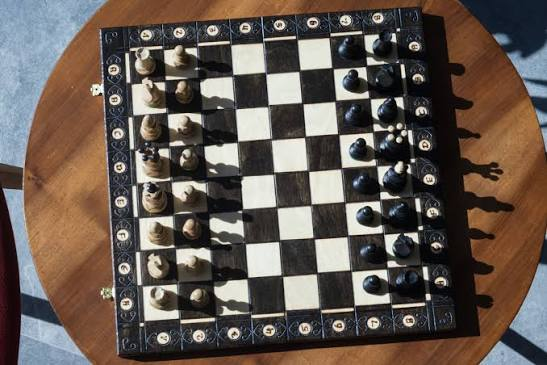
#> input picture tablero.jpg, 547 x 365 px
$ python -i vision.py   (imports and definitions only)
#> lines starting #> are read from the running program, lines starting #| are printed output that depends on the picture
#> further down, picture is the input picture: shape (365, 547, 3); mean B, G, R 81.2, 89.2, 100.9

import json
import cv2
import numpy as np
import chess


# =========================
# CONFIGURACIÓN
# =========================

CELL = 80  # píxeles por casilla en la vista cenital

# Filtros disponibles:
# "ninguno", "clahe", "enfoque", "combinado"
FILTRO_DETECCION = "clahe"

# CLAHE
CLAHE_CLIP_LIMIT = 1.8
CLAHE_GRID_SIZE = (8, 8)

# Enfoque
ENFOQUE_SIGMA = 1.2
ENFOQUE_AMOUNT = 0.5

# Reducir ruido sin eliminar demasiado detalle
KERNEL_BLUR = (5, 5)


class VisionTablero:
    def __init__(self, ruta="calibracion.json"):
#> called with ruta = 'calibracion.json'
        with open(ruta, encoding="utf-8") as f:
#> (reads calibracion.json from the repository)
            cal = json.load(f)

        self.H = np.array(cal["H"], dtype=np.float64)
        self.rot = cal["rotacion"]
        self.M = self._matriz_warp()

        # Snapshot previo a la jugada humana
        self.antes = None

        # Preprocesamiento configurable
        self.filtro = FILTRO_DETECCION

        # Crear CLAHE una sola vez
        self.clahe = cv2.createCLAHE(
            clipLimit=CLAHE_CLIP_LIMIT,
            tileGridSize=CLAHE_GRID_SIZE,
        )

    # =========================
    # PREPROCESAMIENTO
    # =========================

    def filtrar(self, frame):
        """
        Aplica el filtro elegido antes de analizar la imagen.
        Devuelve una imagen BGR del mismo tamaño.
        """

        if self.filtro == "ninguno":
            return frame.copy()

        if self.filtro == "enfoque":
            blur = cv2.GaussianBlur(
                frame, (0, 0), ENFOQUE_SIGMA
            )
            return cv2.addWeighted(
                frame,
                1.0 + ENFOQUE_AMOUNT,
                blur,
                -ENFOQUE_AMOUNT,
                0,
            )

        if self.filtro in ("clahe", "combinado"):
            # Mejorar luminosidad sin modificar directamente
            # los canales de color.
            lab = cv2.cvtColor(frame, cv2.COLOR_BGR2LAB)
#> lab: shape (365, 547, 3); mean of channels 0, 1, 2 95.7, 132.3, 134.7
            l, a, b = cv2.split(lab)
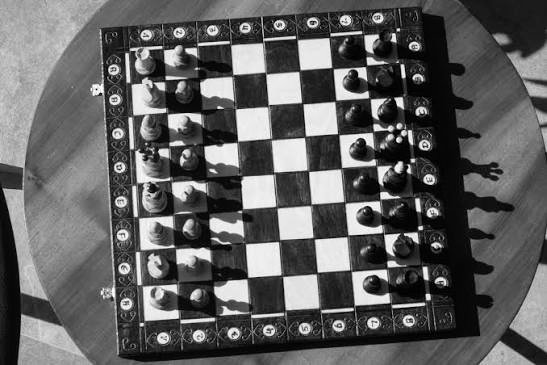
#> l: shape (365, 547); min 0, max 255, mean 95.7
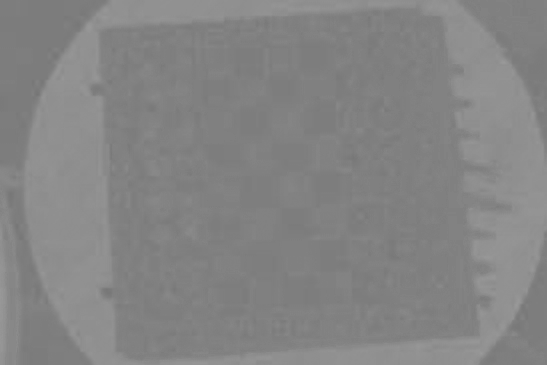
#> a: shape (365, 547); min 117, max 154, mean 132.3

            l = self.clahe.apply(l)
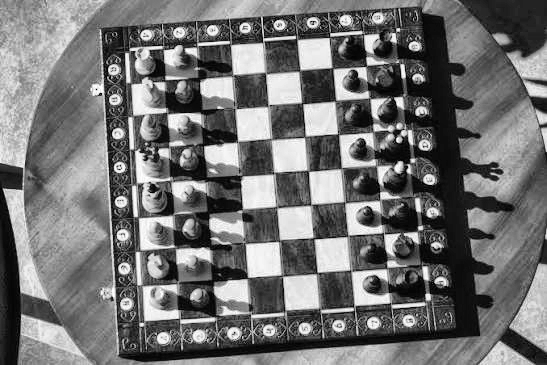
#> l: shape (365, 547); min 0, max 255, mean 114.4

            imagen = cv2.cvtColor(
                cv2.merge((l, a, b)),
                cv2.COLOR_LAB2BGR,
            )
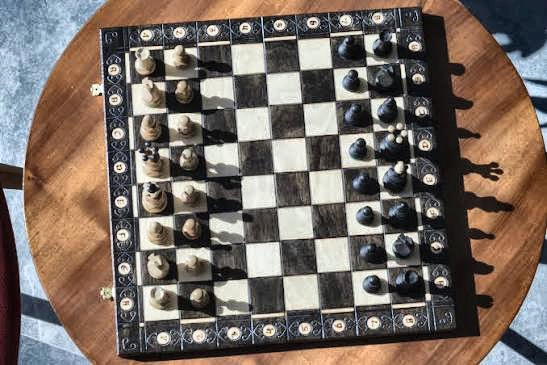
#> imagen: shape (365, 547, 3); mean B, G, R 98.6, 107.1, 119.5

            if self.filtro == "clahe":
                return imagen

            blur = cv2.GaussianBlur(
                imagen, (0, 0), ENFOQUE_SIGMA
            )
            return cv2.addWeighted(
                imagen,
                1.0 + ENFOQUE_AMOUNT,
                blur,
                -ENFOQUE_AMOUNT,
                0,
            )

        raise ValueError(
            f"Filtro desconocido: {self.filtro}"
        )

    # [37 lines left out: functions configurar_filtro, _rotar, not called in this run]

    def _matriz_warp(self):
        # Coordenadas de destino (vista cenital) ->
        # coordenadas del tablero sin rotar -> cámara.
        R = np.array(
            [
                [0, -1, 8],
                [1,  0, 0],
                [0,  0, 1],
            ],
            dtype=np.float64,
        )

        Rk = np.linalg.matrix_power(R, self.rot % 4)

        escala = np.diag([
            1.0 / CELL,
            1.0 / CELL,
            1.0,
        ])

        return self.H @ Rk @ escala

    # [19 lines left out: function poligono, not called in this run]

    def centro(self, sq):
        """Centro de una casilla en coordenadas de cámara."""
        return self.poligono(sq).mean(axis=0)

    # =========================
    # DIBUJO
    # =========================

    # [23 lines left out: function pintar, not called in this run]

    # =========================
    # VISTA CENITAL
    # =========================

    def _vista(self, frame):
        # Filtrar antes de corregir la perspectiva.
        imagen = self.filtrar(frame)

        gris = cv2.cvtColor(
            imagen, cv2.COLOR_BGR2GRAY
        )

        cenital = cv2.warpPerspective(
            gris,
            self.M,
            (8 * CELL, 8 * CELL),
            flags=(
                cv2.WARP_INVERSE_MAP
                | cv2.INTER_LINEAR
            ),
        )
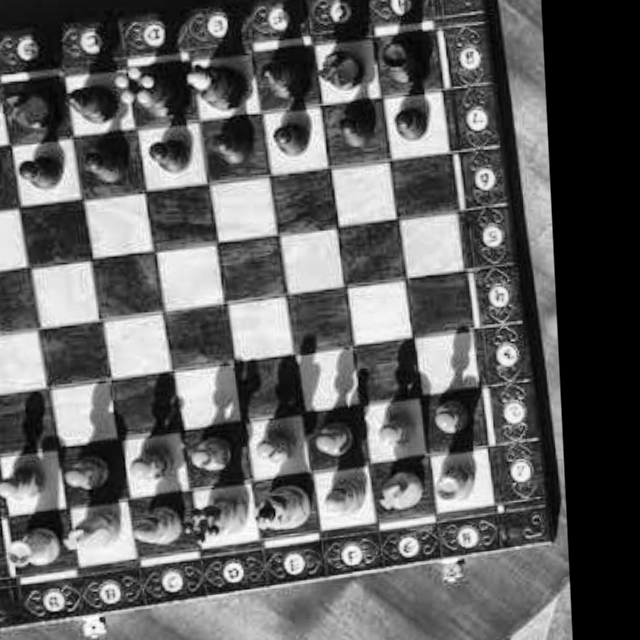
#> cenital: shape (640, 640); min 0, max 255, mean 97.2

        return cv2.GaussianBlur(
            cenital, KERNEL_BLUR, 0
        )

    # =========================
    # COMPARACIÓN DE CASILLAS
    # =========================

    def guardar_antes(self, frame):
        """Guarda la posición previa a la jugada."""
        self.antes = self._vista(frame)

    # [102 lines left out: functions _diferencias, detectar, not called in this run]

>>> import cv2
>>> picture = cv2.imread('tablero.jpg')
>>> result = VisionTablero().guardar_antes(picture)
